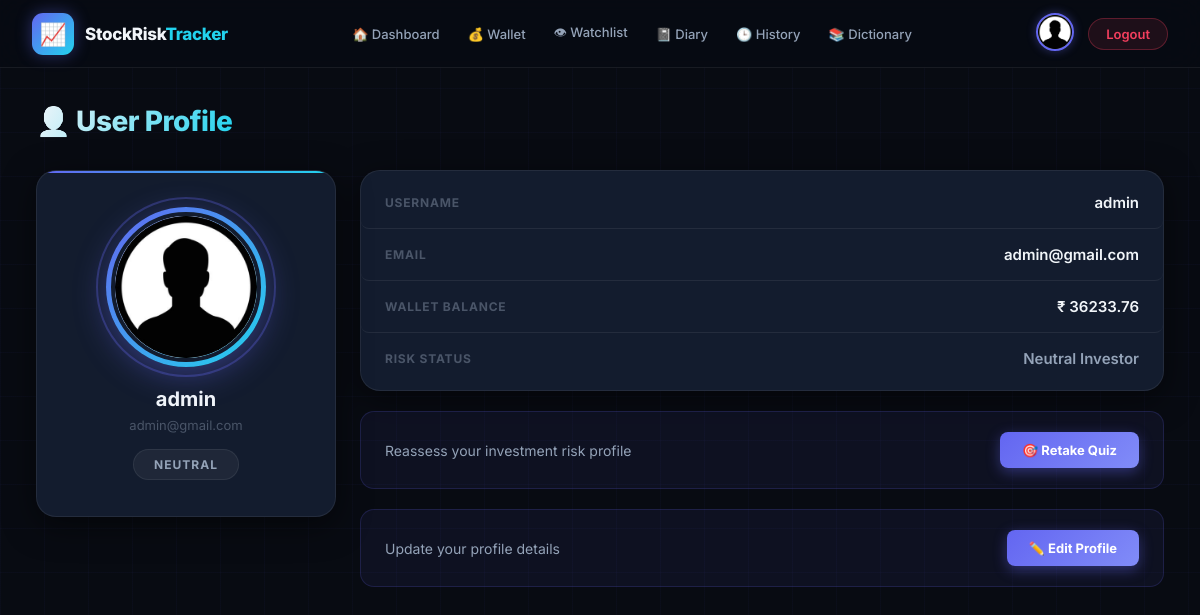
The app's page /tracker/profile/ (signed in) with its own data.
### tracker/models.py (models this page shows, shortened)
class Profile(models.Model):
    user = models.OneToOneField(User, on_delete=models.CASCADE)
    risk_score = models.IntegerField(default=0)
    risk_category = models.CharField(max_length=20, default="Neutral") # "Safe" or "Risky"
    wallet_balance = models.DecimalField(max_digits=12, decimal_places=2, default=10000.00)

### tracker/views/auth_views.py (the view)
# urls.py: path('profile/', views.profile, name='profile'),
@login_required
def profile(request):
    user_profile, created = Profile.objects.get_or_create(user=request.user)
    context = {'profile': user_profile}
    return render(request, 'profile.html', context)

### templates/profile.html (shortened to what this page needs)
{% extends "base.html" %}
{% load static %}
{% block page_title %}👤 User Profile{% endblock %}
{% block content %}
<div class="profile-layout">
    <div class="profile-left-card">
        <div class="avatar-ring">
            <img src="{% static 'image/profile.jpg' %}" class="profile-image" alt="Profile">
        </div>
        <h2>{{ user.username }}</h2>
        <p class="profile-email">{{ user.email|default:"No email linked" }}</p>
        <span class="risk-badge {% if profile.risk_category == 'Safe' %}safe{% elif profile.risk_category == 'Risky' %}risky{% else %}neutral{% endif %}">
            {{ profile.risk_category|default:"Neutral" }}
        </span>
    </div>
    <div class="profile-right">
        <div class="info-card">
            <div class="info-row">
                <span>Username</span>
                <strong>{{ user.username }}</strong>
            </div>
            <div class="info-row">
                <span>Email</span>
                <strong>{{ user.email|default:"No email linked" }}</strong>
            </div>
            <div class="info-row">
                <span>Wallet Balance</span>
                <strong>₹ {{ profile.wallet_balance }}</strong>
            </div>
            <div class="info-row">
                <span>Risk Status</span>
                <strong class="{% if profile.risk_category == 'Safe' %}safe-text{% elif profile.risk_category == 'Risky' %}risky-text{% else %}neutral-text{% endif %}">
                    {{ profile.risk_category|default:"Neutral" }} Investor
                </strong>
            </div>
        </div>
        <div class="action-card">
            <p>Reassess your investment risk profile</p>
            <a href="{% url 'quiz' %}" class="quiz-btn">🎯 Retake Quiz</a>
        </div>
        <div class="action-card">
            <p>Update your profile details</p>
            <a href="{% url 'update_profile' %}" class="quiz-btn">✏️ Edit Profile</a>
        </div>
    </div>
</div>
{% endblock %}

### static/css/base.css (style rules this page uses)
:root { --bg-base: #080b12; --bg-surface: #0f1724; --bg-card: #131c2e; --bg-card-hover: #182236; --accent: #6366f1; --accent-dark: #4f52cc; --accent-glow: rgba(99,102,241,0.4); --accent-2: #22d3ee; --accent-2-glow: rgba(34,211,238,0.25); --green: #10b981; --green-glow: rgba(16,185,129,0.3); --red: #f43f5e; --red-glow: rgba(244,63,94,0.3); --amber: #f59e0b; --text-primary: #f1f5f9; --text-secondary:#94a3b8; --text-muted: #4a5568; --border: rgba(255,255,255,0.07); --border-accent: rgba(99,102,241,0.3); --navbar-h: 68px; --radius-sm: 8px; --radius-md: 14px; --radius-lg: 20px; --shadow-card: 0 8px 32px rgba(0,0,0,0.5); --shadow-glow: 0 0 28px var(--accent-glow); --transition: all 0.3s cubic-bezier(0.4,0,0.2,1); }
*, *::before, *::after { box-sizing: border-box; margin: 0; padding: 0; }
html { scroll-behavior: smooth; }
body { font-family: 'Inter', 'Segoe UI', sans-serif; background: var(--bg-base); color: var(--text-primary); min-height: 100vh; overflow-x: hidden; }
body::before { content: ''; position: fixed; inset: 0; background-image: linear-gradient(rgba(99,102,241,0.035) 1px, transparent 1px), linear-gradient(90deg, rgba(99,102,241,0.035) 1px, transparent 1px); background-size: 44px 44px; pointer-events: none; z-index: 0; }
.neutral-text { color: var(--text-secondary) !important; }

### templates/profile.html (style rules this page uses)
.profile-layout { display: grid; grid-template-columns: 300px 1fr; gap: 24px; align-items: start; }
.profile-left-card { background: var(--bg-card); border: 1px solid var(--border); border-radius: var(--radius-lg); padding: 36px 24px; text-align: center; box-shadow: var(--shadow-card); position: relative; overflow: hidden; }
.profile-left-card::before { content: ''; position: absolute; top: 0; left: 0; right: 0; height: 2px; background: linear-gradient(90deg, var(--accent), var(--accent-2)); }
.avatar-ring { width: 160px; height: 160px; margin: 0 auto 20px; border-radius: 50%; background: linear-gradient(135deg, var(--accent), var(--accent-2)); display: flex; align-items: center; justify-content: center; box-shadow: 0 8px 32px var(--accent-glow); position: relative; animation: floatAvatar 4s ease-in-out infinite; }
.avatar-ring::before { content: ''; position: absolute; width: 180px; height: 180px; border-radius: 50%; border: 2px solid rgba(99,102,241,0.3); animation: pulse-ring 2.5s ease-out infinite; }
.profile-image { width: 150px; height: 150px; border-radius: 50%; object-fit: cover; border: 4px solid var(--bg-card); position: relative; z-index: 1; }
.profile-left-card h2 { font-size: 20px; font-weight: 700; margin-bottom: 6px; }
.profile-email { font-size: 13px; color: var(--text-muted); margin-bottom: 16px; }
.risk-badge { display: inline-flex; align-items: center; padding: 7px 20px; border-radius: 25px; font-size: 12px; font-weight: 700; letter-spacing: 1px; text-transform: uppercase; transition: var(--transition); }
.risk-badge.neutral { color: var(--text-secondary); background: rgba(255,255,255,0.05); border: 1px solid var(--border); }
.profile-right { display: flex; flex-direction: column; gap: 20px; }
.info-card { background: var(--bg-card); border: 1px solid var(--border); border-radius: var(--radius-lg); padding: 6px 0; box-shadow: var(--shadow-card); }
.info-row { display: flex; justify-content: space-between; align-items: center; padding: 16px 24px; border-bottom: 1px solid var(--border); transition: var(--transition); border-radius: var(--radius-sm); }
.info-row:last-child { border-bottom: none; }
.info-row span { font-size: 12px; font-weight: 700; color: var(--text-muted); text-transform: uppercase; letter-spacing: 0.8px; }
.info-row strong { color: var(--text-primary); font-size: 15px; font-weight: 600; }
.action-card { background: rgba(99,102,241,0.07); border: 1px solid rgba(99,102,241,0.18); border-radius: var(--radius-md); padding: 20px 24px; display: flex; justify-content: space-between; align-items: center; transition: var(--transition); }
.action-card p { color: var(--text-secondary); font-size: 14px; }
.quiz-btn { display: inline-flex; align-items: center; gap: 6px; padding: 10px 22px; background: linear-gradient(135deg, var(--accent), #818cf8); color: #fff; text-decoration: none; border-radius: var(--radius-sm); font-weight: 700; font-size: 13px; box-shadow: 0 4px 14px var(--accent-glow); transition: var(--transition); white-space: nowrap; flex-shrink: 0; }

### records on screen
Profile: risk_category "NEUTRAL", wallet_balance "36233.76", risk_category "Neutral"

### other values on screen
{{ user.username }} "admin"
{{ user.email|default:"No email linked" }} "admin@gmail.com"
